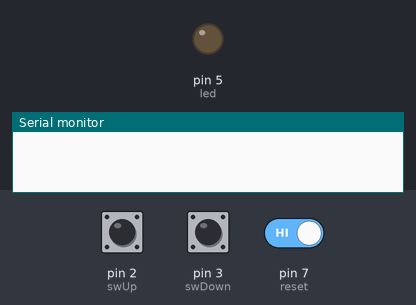
Simulated run of this sketch. Board: Arduino Uno, built with avr-gcc and run on an emulated ATmega328P. On the bench: output pins drawn as LEDs (lit = HIGH), the last lines printed to the serial monitor. The test bench sets the inputs (shaded band); at power-on: pin 2 (swUp) HIGH, pin 3 (swDown) HIGH, pin 7 (reset) HIGH.

Above: at 1.2 s.
1.3 s: pin 2 (swUp) pulled LOW for 1 s
At 3.5 s:
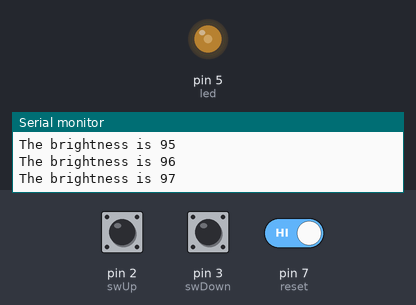
3.8 s: pin 2 (swUp) pulled LOW for 3.2 s
At 6.0 s:
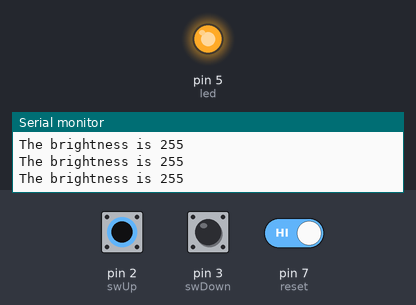
8.5 s: pin 3 (swDown) pulled LOW for 3.2 s
At 9.56 s:
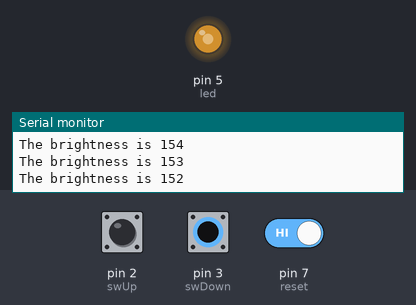
13.2 s: pin 3 (swDown) driven LOW and pin 7 (reset) driven LOW
16.2 s: pin 2 (swUp) driven LOW and pin 3 (swDown) driven HIGH and pin 7 (reset) driven HIGH
At 16.37 s:
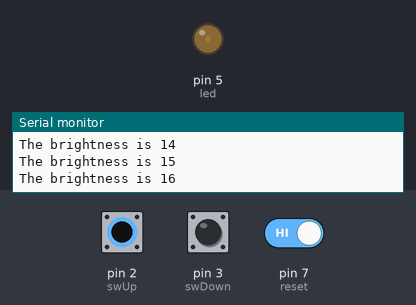
19.2 s: pin 7 (reset) driven LOW
At 20.2 s:
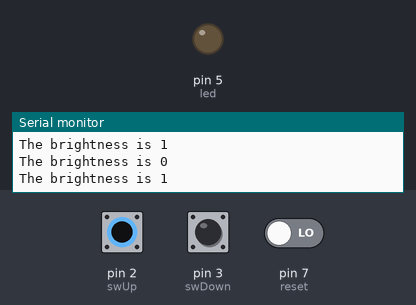
Timing chart, 0 to 21.7 s (numbered marks = the images above; inputs shaded):
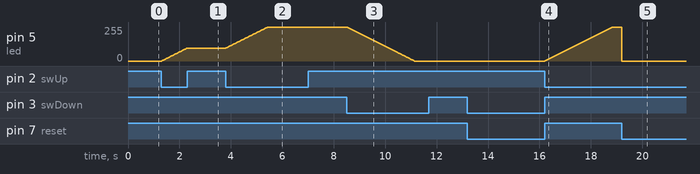

Measured:
- after the input at 1.3 s, pin 5 (led): moves from 0/255 to 97/255 over 0.99 s, starting at once
- after the input at 3.8 s, pin 5 (led): moves from 97/255 to 255/255 over 1.6 s, starting at once
- after the input at 8.5 s, pin 5 (led): moves from 255/255 to 0/255 over 2.6 s, starting at once
- after the input at 16.2 s, pin 5 (led): moves from 0/255 to 255/255 over 2.6 s, starting at once
- after the input at 19.2 s, pin 5 (led): 255/255 → 0/255 at once

The sketch:

digital_potentiometer_w-limiter.ino
```cpp
// DIGITAL POTENTIOMETER
//amplifier - below saturation; switch - in saturation

int swUp = 2;
int swDown = 3;
int reset = 7;
int led = 5; //pwm
int brightness = 0;


void setup()
{
  pinMode(swUp,INPUT_PULLUP);
  pinMode(swDown, INPUT_PULLUP);
  pinMode(reset, INPUT_PULLUP);
  pinMode(led,OUTPUT);
  Serial.begin(115200);
}

void loop()
{
  if(digitalRead(swUp) == LOW)
  {
    brightness = brightness + 1 ;
    brightness = constrain(brightness, 0, 255);
    Serial.print("The brightness is ");
    Serial.println(brightness);
    delay(10);
  }

  if(digitalRead(swDown) == LOW)
  {
    brightness = brightness - 1 ;
    brightness = constrain(brightness, 0, 255);
    Serial.print("The brightness is ");
    Serial.println(brightness);
    delay(10);
  }

  if(digitalRead(reset) == LOW)
  {
    brightness = 0 ;
    Serial.print("The brightness is ");
    Serial.println(brightness);
  }

   analogWrite(led, brightness);
}
```
